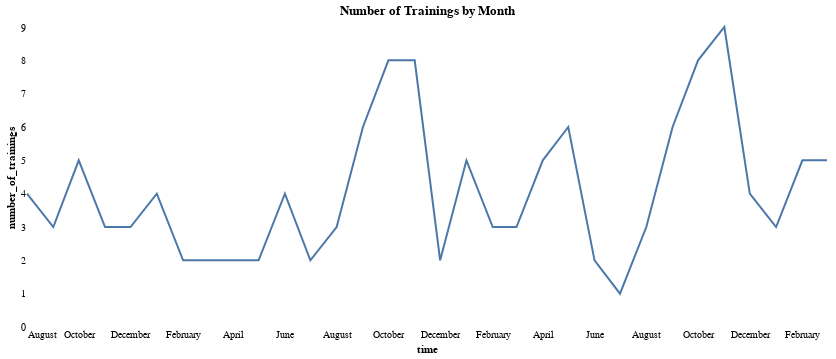

Source (notebook cell):
### Code cell
alt.Chart(month_df).mark_line().encode(
    x='time', 
    y='number_of_trainings:Q'
).configure_axis(
    domainOpacity=0,
    grid=False,
    ticks=False
).configure_view(
    strokeWidth=0
).properties(
    width=800, 
    height=300,
    title="Number of Trainings by Month"
)

### Figure 1 — Vega-Lite specification as saved in the notebook (floating-point values rounded to 4 significant figures)
{"config": {"view": {"continuousWidth": 300, "continuousHeight": 300, "strokeWidth": 0}, "axis": {"domainOpacity": 0, "grid": false, "ticks": false}}, "data": {"name": "data-6e8f7b5f409ed76111439321ac62c04e"}, "mark": {"type": "line"}, "encoding": {"x": {"field": "time", "type": "temporal"}, "y": {"field": "number_of_trainings", "type": "quantitative"}}, "height": 300, "title": "Number of Trainings by Month", "width": 800, "$schema": "https://vega.github.io/schema/vega-lite/v5.8.0.json", "datasets": {"data-6e8f7b5f409ed76111439321ac62c04e": [{"time": "2021-08-01T00:00:00", "sum": 25, "mean": 6.25, "number_of_trainings": 4}, {"time": "2021-09-01T00:00:00", "sum": 43, "mean": 14.33, "number_of_trainings": 3}, {"time": "2021-10-01T00:00:00", "sum": 61, "mean": 12.2, "number_of_trainings": 5}, {"time": "2021-11-01T00:00:00", "sum": 47, "mean": 15.67, "number_of_trainings": 3}, {"time": "2021-12-01T00:00:00", "sum": 50, "mean": 16.67, "number_of_trainings": 3}, {"time": "2022-01-01T00:00:00", "sum": 27, "mean": 6.75, "number_of_trainings": 4}, {"time": "2022-02-01T00:00:00", "sum": 15, "mean": 7.5, "number_of_trainings": 2}, {"time": "2022-03-01T00:00:00", "sum": 35, "mean": 17.5, "number_of_trainings": 2}, {"time": "2022-04-01T00:00:00", "sum": 35, "mean": 17.5, "number_of_trainings": 2}, {"time": "2022-05-01T00:00:00", "sum": 26, "mean": 13.0, "number_of_trainings": 2}, {"time": "2022-06-01T00:00:00", "sum": 19, "mean": 4.75, "number_of_trainings": 4}, {"time": "2022-07-01T00:00:00", "sum": 13, "mean": 6.5, "number_of_trainings": 2}, {"time": "2022-08-01T00:00:00", "sum": 27, "mean": 9.0, "number_of_trainings": 3}, {"time": "2022-09-01T00:00:00", "sum": 70, "mean": 11.67, "number_of_trainings": 6}, {"time": "2022-10-01T00:00:00", "sum": 68, "mean": 8.5, "number_of_trainings": 8}, {"time": "2022-11-01T00:00:00", "sum": 77, "mean": 9.62, "number_of_trainings": 8}, {"time": "2022-12-01T00:00:00", "sum": 10, "mean": 5.0, "number_of_trainings": 2}, {"time": "2023-01-01T00:00:00", "sum": 56, "mean": 11.2, "number_of_trainings": 5}, {"time": "2023-02-01T00:00:00", "sum": 20, "mean": 6.67, "number_of_trainings": 3}, {"time": "2023-03-01T00:00:00", "sum": 26, "mean": 8.67, "number_of_trainings": 3}, {"time": "2023-04-01T00:00:00", "sum": 35, "mean": 7.0, "number_of_trainings": 5}, {"time": "2023-05-01T00:00:00", "sum": 36, "mean": 6.0, "number_of_trainings": 6}, {"time": "2023-06-01T00:00:00", "sum": 17, "mean": 8.5, "number_of_trainings": 2}, {"time": "2023-07-01T00:00:00", "sum": 16, "mean": 16.0, "number_of_trainings": 1}, {"time": "2023-08-01T00:00:00", "sum": 33, "mean": 11.0, "number_of_trainings": 3}, {"time": "2023-09-01T00:00:00", "sum": 71, "mean": 11.83, "number_of_trainings": 6}, {"time": "2023-10-01T00:00:00", "sum": 83, "mean": 10.38, "number_of_trainings": 8}, {"time": "2023-11-01T00:00:00", "sum": 63, "mean": 7.0, "number_of_trainings": 9}, {"time": "2023-12-01T00:00:00", "sum": 14, "mean": 3.5, "number_of_trainings": 4}, {"time": "2024-01-01T00:00:00", "sum": 16, "mean": 5.33, "number_of_trainings": 3}, {"time": "2024-02-01T00:00:00", "sum": 20, "mean": 4.0, "number_of_trainings": 5}, {"time": "2024-03-01T00:00:00", "sum": 8, "mean": 1.6, "number_of_trainings": 5}]}}
